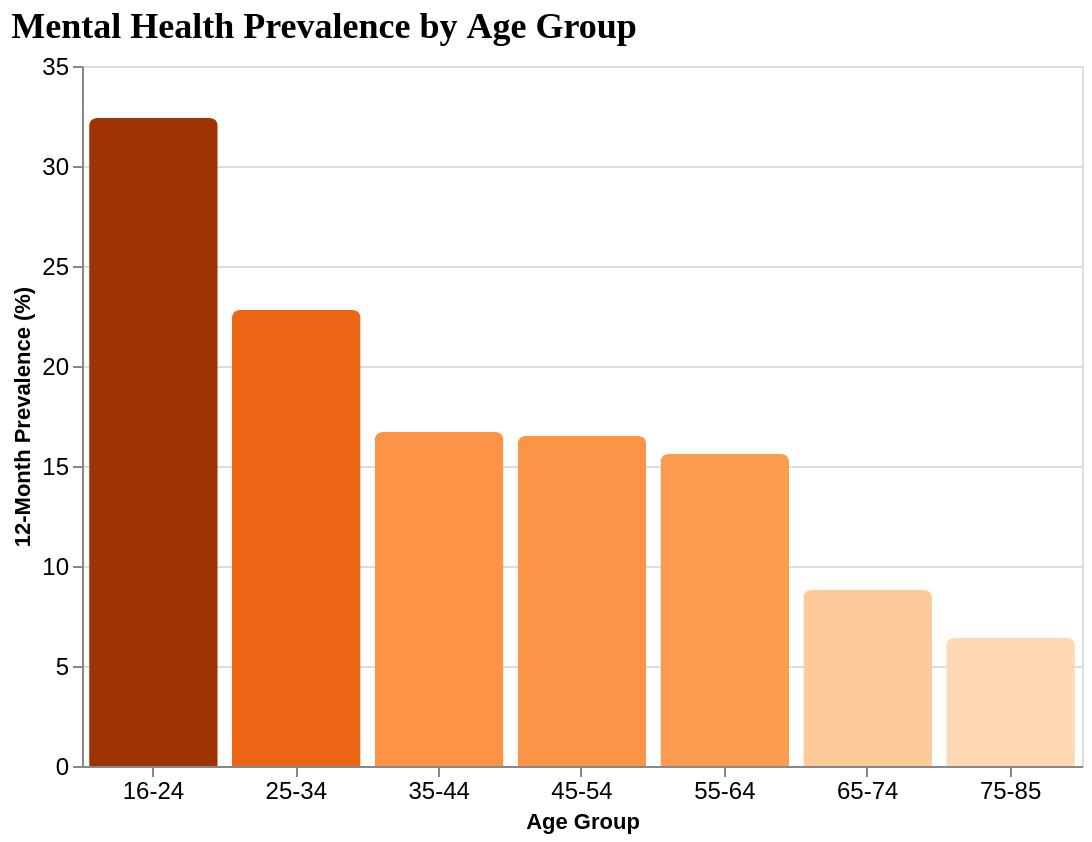

This figure's Vega-Lite source:
### Vega-Lite specification from a JSON file in a GitHub repository (floating-point values rounded to 4 significant figures)
{"$schema": "https://vega.github.io/schema/vega-lite/v5.json", "title": {"text": "Mental Health Prevalence by Age Group", "fontSize": 18, "font": "Merriweather", "anchor": "start"}, "width": 500, "height": 350, "data": {"values": [{"age_group": "16-24", "prevalence": 32.4}, {"age_group": "25-34", "prevalence": 22.8}, {"age_group": "35-44", "prevalence": 16.7}, {"age_group": "45-54", "prevalence": 16.5}, {"age_group": "55-64", "prevalence": 15.6}, {"age_group": "65-74", "prevalence": 8.8}, {"age_group": "75-85", "prevalence": 6.4}]}, "mark": {"type": "bar", "cornerRadiusEnd": 4}, "encoding": {"x": {"field": "age_group", "type": "nominal", "title": "Age Group", "axis": {"labelAngle": 0, "labelFontSize": 12}}, "y": {"field": "prevalence", "type": "quantitative", "title": "12-Month Prevalence (%)", "scale": {"domain": [0, 35]}, "axis": {"labelFontSize": 12}}, "color": {"field": "prevalence", "type": "quantitative", "scale": {"scheme": "oranges"}, "legend": null}, "tooltip": [{"field": "age_group", "type": "nominal", "title": "Age Group"}, {"field": "prevalence", "type": "quantitative", "title": "Prevalence (%)", "format": ".1f"}]}}
